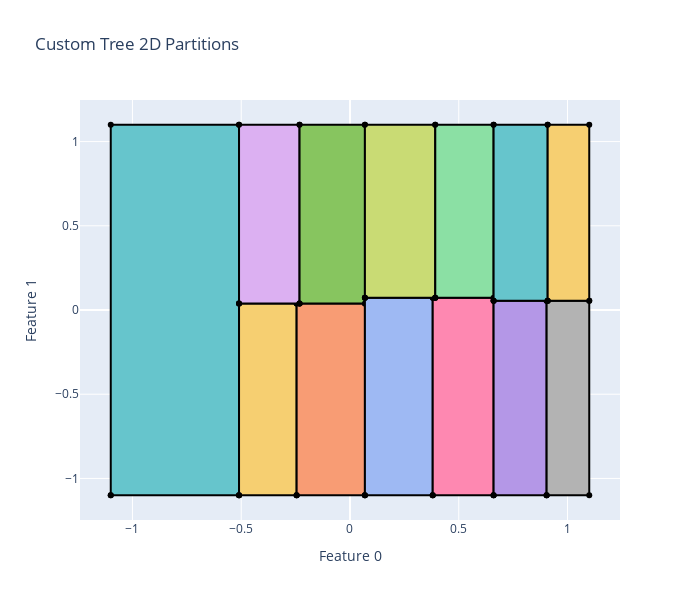
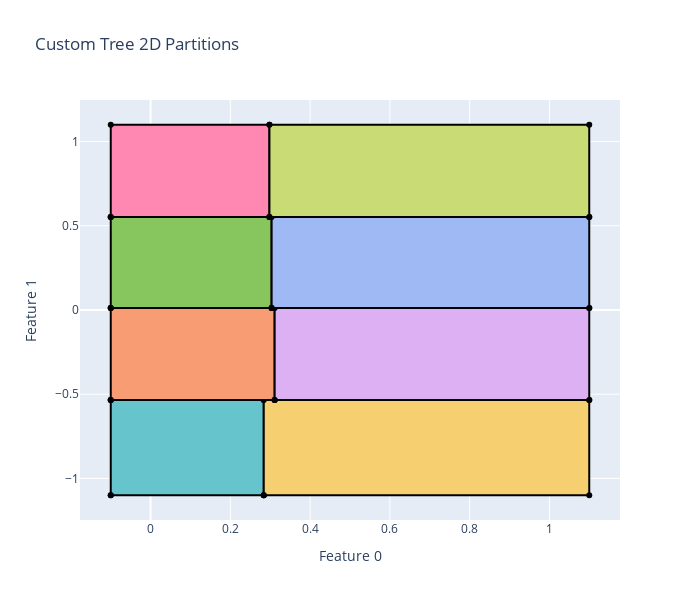
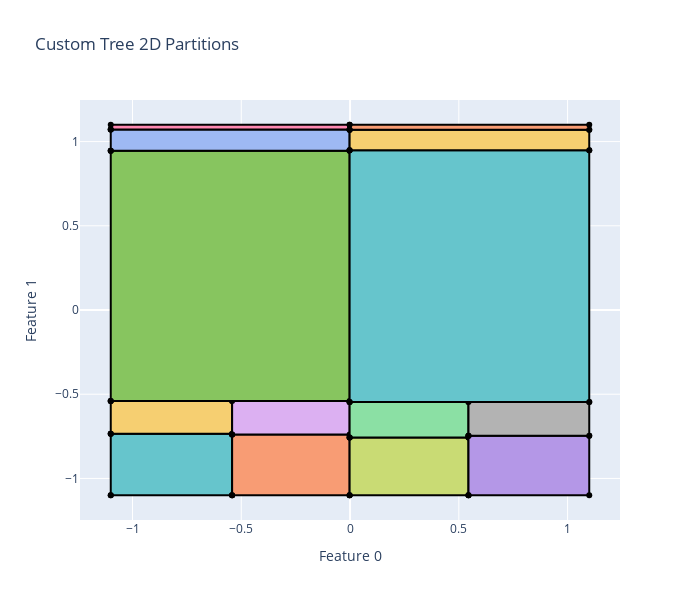
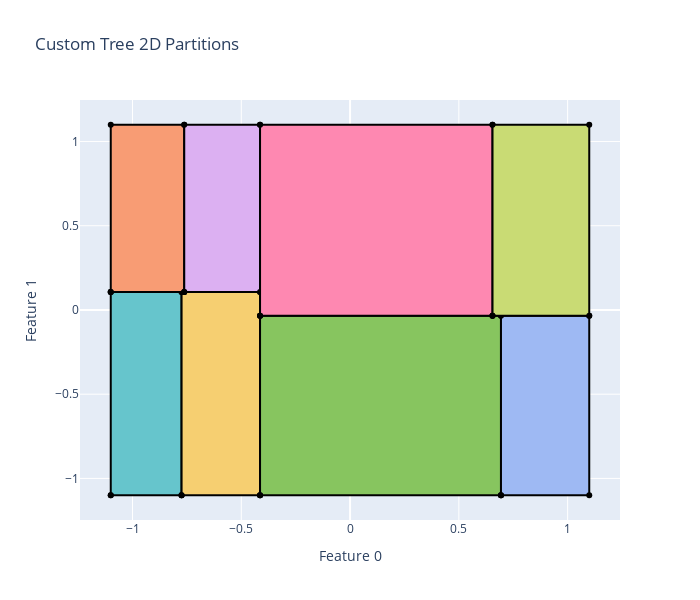

The notebook cell saved with these charts, in order:
### Code cell
all_results = []

with ProcessPoolExecutor(max_workers=os.cpu_count()) as executor:

    futures = {
        executor.submit(run_single_system, name, dataset_paths[name]): name
        for name in dataset_paths
    }

    for future in as_completed(futures):
        system_name = futures[future]

        try:
            system_results = future.result()
            all_results.extend(system_results)
            print(f"✔ Finished {system_name}")

        except Exception as e:
            print(f"❌ Failed {system_name}: {e}")

results_df = pd.DataFrame(all_results)

results_df.to_csv("parallel_tree_pruning_results.csv", index=False)
results_df.to_pickle("parallel_tree_pruning_results.pkl")

print("Saved results!")

### Figure 1 — Plotly figure (JSON) as saved in the notebook; plotly's stock layout.template omitted (floating-point values rounded to 4 significant figures)
{"data": [{"fill": "toself", "fillcolor": "rgb(102, 197, 204)", "line": {"color": "black"}, "name": "Leaf 2", "showlegend": false, "type": "scatter", "x": [-1.1, -0.51, -0.51, -1.1, -1.1], "y": [-1.1, -1.1, 1.1, 1.1, -1.1]}, {"fill": "toself", "fillcolor": "rgb(246, 207, 113)", "line": {"color": "black"}, "name": "Leaf 11", "showlegend": false, "type": "scatter", "x": [-0.51, -0.2453, -0.2453, -0.51, -0.51], "y": [-1.1, -1.1, 0.03838, 0.03838, -1.1]}, {"fill": "toself", "fillcolor": "rgb(248, 156, 116)", "line": {"color": "black"}, "name": "Leaf 12", "showlegend": false, "type": "scatter", "x": [-0.2453, 0.06859, 0.06859, -0.2453, -0.2453], "y": [-1.1, -1.1, 0.03838, 0.03838, -1.1]}, {"fill": "toself", "fillcolor": "rgb(220, 176, 242)", "line": {"color": "black"}, "name": "Leaf 14", "showlegend": false, "type": "scatter", "x": [-0.51, -0.2318, -0.2318, -0.51, -0.51], "y": [0.03838, 0.03838, 1.1, 1.1, 0.03838]}, {"fill": "toself", "fillcolor": "rgb(135, 197, 95)", "line": {"color": "black"}, "name": "Leaf 15", "showlegend": false, "type": "scatter", "x": [-0.2318, 0.06859, 0.06859, -0.2318, -0.2318], "y": [0.03838, 0.03838, 1.1, 1.1, 0.03838]}, {"fill": "toself", "fillcolor": "rgb(158, 185, 243)", "line": {"color": "black"}, "name": "Leaf 19", "showlegend": false, "type": "scatter", "x": [0.06859, 0.3803, 0.3803, 0.06859, 0.06859], "y": [-1.1, -1.1, 0.07228, 0.07228, -1.1]}, {"fill": "toself", "fillcolor": "rgb(254, 136, 177)", "line": {"color": "black"}, "name": "Leaf 20", "showlegend": false, "type": "scatter", "x": [0.3803, 0.6601, 0.6601, 0.3803, 0.3803], "y": [-1.1, -1.1, 0.07228, 0.07228, -1.1]}, {"fill": "toself", "fillcolor": "rgb(201, 219, 116)", "line": {"color": "black"}, "name": "Leaf 22", "showlegend": false, "type": "scatter", "x": [0.06859, 0.392, 0.392, 0.06859, 0.06859], "y": [0.07228, 0.07228, 1.1, 1.1, 0.07228]}, {"fill": "toself", "fillcolor": "rgb(139, 224, 164)", "line": {"color": "black"}, "name": "Leaf 23", "showlegend": false, "type": "scatter", "x": [0.392, 0.6601, 0.6601, 0.392, 0.392], "y": [0.07228, 0.07228, 1.1, 1.1, 0.07228]}, {"fill": "toself", "fillcolor": "rgb(180, 151, 231)", "line": {"color": "black"}, "name": "Leaf 26", "showlegend": false, "type": "scatter", "x": [0.6601, 0.9039, 0.9039, 0.6601, 0.6601], "y": [-1.1, -1.1, 0.05512, 0.05512, -1.1]}, {"fill": "toself", "fillcolor": "rgb(179, 179, 179)", "line": {"color": "black"}, "name": "Leaf 27", "showlegend": false, "type": "scatter", "x": [0.9039, 1.1, 1.1, 0.9039, 0.9039], "y": [-1.1, -1.1, 0.05512, 0.05512, -1.1]}, {"fill": "toself", "fillcolor": "rgb(102, 197, 204)", "line": {"color": "black"}, "name": "Leaf 29", "showlegend": false, "type": "scatter", "x": [0.6601, 0.9087, 0.9087, 0.6601, 0.6601], "y": [0.05512, 0.05512, 1.1, 1.1, 0.05512]}, {"fill": "toself", "fillcolor": "rgb(246, 207, 113)", "line": {"color": "black"}, "name": "Leaf 30", "showlegend": false, "type": "scatter", "x": [0.9087, 1.1, 1.1, 0.9087, 0.9087], "y": [0.05512, 0.05512, 1.1, 1.1, 0.05512]}], "layout": {"height": 600, "title": {"text": "Custom Tree 2D Partitions"}, "width": 700, "xaxis": {"title": {"text": "Feature 0"}}, "yaxis": {"title": {"text": "Feature 1"}}}}

### Figure 2 — Plotly figure (JSON) as saved in the notebook; plotly's stock layout.template omitted (floating-point values rounded to 4 significant figures)
{"data": [{"fill": "toself", "fillcolor": "rgb(102, 197, 204)", "line": {"color": "black"}, "name": "Leaf 3", "showlegend": false, "type": "scatter", "x": [-0.09978, 0.2838, 0.2838, -0.09978, -0.09978], "y": [-1.1, -1.1, -0.5348, -0.5348, -1.1]}, {"fill": "toself", "fillcolor": "rgb(246, 207, 113)", "line": {"color": "black"}, "name": "Leaf 6", "showlegend": false, "type": "scatter", "x": [0.2838, 1.1, 1.1, 0.2838, 0.2838], "y": [-1.1, -1.1, -0.5348, -0.5348, -1.1]}, {"fill": "toself", "fillcolor": "rgb(248, 156, 116)", "line": {"color": "black"}, "name": "Leaf 10", "showlegend": false, "type": "scatter", "x": [-0.09978, 0.3111, 0.3111, -0.09978, -0.09978], "y": [-0.5348, -0.5348, 0.01247, 0.01247, -0.5348]}, {"fill": "toself", "fillcolor": "rgb(220, 176, 242)", "line": {"color": "black"}, "name": "Leaf 13", "showlegend": false, "type": "scatter", "x": [0.3111, 1.1, 1.1, 0.3111, 0.3111], "y": [-0.5348, -0.5348, 0.01247, 0.01247, -0.5348]}, {"fill": "toself", "fillcolor": "rgb(135, 197, 95)", "line": {"color": "black"}, "name": "Leaf 18", "showlegend": false, "type": "scatter", "x": [-0.09978, 0.3035, 0.3035, -0.09978, -0.09978], "y": [0.01247, 0.01247, 0.5521, 0.5521, 0.01247]}, {"fill": "toself", "fillcolor": "rgb(158, 185, 243)", "line": {"color": "black"}, "name": "Leaf 21", "showlegend": false, "type": "scatter", "x": [0.3035, 1.1, 1.1, 0.3035, 0.3035], "y": [0.01247, 0.01247, 0.5521, 0.5521, 0.01247]}, {"fill": "toself", "fillcolor": "rgb(254, 136, 177)", "line": {"color": "black"}, "name": "Leaf 25", "showlegend": false, "type": "scatter", "x": [-0.09978, 0.2981, 0.2981, -0.09978, -0.09978], "y": [0.5521, 0.5521, 1.1, 1.1, 0.5521]}, {"fill": "toself", "fillcolor": "rgb(201, 219, 116)", "line": {"color": "black"}, "name": "Leaf 28", "showlegend": false, "type": "scatter", "x": [0.2981, 1.1, 1.1, 0.2981, 0.2981], "y": [0.5521, 0.5521, 1.1, 1.1, 0.5521]}], "layout": {"height": 600, "title": {"text": "Custom Tree 2D Partitions"}, "width": 700, "xaxis": {"title": {"text": "Feature 0"}}, "yaxis": {"title": {"text": "Feature 1"}}}}

### Figure 3 — Plotly figure (JSON) as saved in the notebook; plotly's stock layout.template omitted (floating-point values rounded to 4 significant figures)
{"data": [{"fill": "toself", "fillcolor": "rgb(102, 197, 204)", "line": {"color": "black"}, "name": "Leaf 4", "showlegend": false, "type": "scatter", "x": [-1.1, -0.5421, -0.5421, -1.1, -1.1], "y": [-1.1, -1.1, -0.7347, -0.7347, -1.1]}, {"fill": "toself", "fillcolor": "rgb(246, 207, 113)", "line": {"color": "black"}, "name": "Leaf 5", "showlegend": false, "type": "scatter", "x": [-1.1, -0.5421, -0.5421, -1.1, -1.1], "y": [-0.7347, -0.7347, -0.5396, -0.5396, -0.7347]}, {"fill": "toself", "fillcolor": "rgb(248, 156, 116)", "line": {"color": "black"}, "name": "Leaf 7", "showlegend": false, "type": "scatter", "x": [-0.5421, -0.001974, -0.001974, -0.5421, -0.5421], "y": [-1.1, -1.1, -0.7385, -0.7385, -1.1]}, {"fill": "toself", "fillcolor": "rgb(220, 176, 242)", "line": {"color": "black"}, "name": "Leaf 8", "showlegend": false, "type": "scatter", "x": [-0.5421, -0.001974, -0.001974, -0.5421, -0.5421], "y": [-0.7385, -0.7385, -0.5396, -0.5396, -0.7385]}, {"fill": "toself", "fillcolor": "rgb(135, 197, 95)", "line": {"color": "black"}, "name": "Leaf 10", "showlegend": false, "type": "scatter", "x": [-1.1, -0.001974, -0.001974, -1.1, -1.1], "y": [-0.5396, -0.5396, 0.9452, 0.9452, -0.5396]}, {"fill": "toself", "fillcolor": "rgb(158, 185, 243)", "line": {"color": "black"}, "name": "Leaf 14", "showlegend": false, "type": "scatter", "x": [-1.1, -0.001974, -0.001974, -1.1, -1.1], "y": [0.9452, 0.9452, 1.072, 1.072, 0.9452]}, {"fill": "toself", "fillcolor": "rgb(254, 136, 177)", "line": {"color": "black"}, "name": "Leaf 15", "showlegend": false, "type": "scatter", "x": [-1.1, -0.001974, -0.001974, -1.1, -1.1], "y": [1.072, 1.072, 1.1, 1.1, 1.072]}, {"fill": "toself", "fillcolor": "rgb(201, 219, 116)", "line": {"color": "black"}, "name": "Leaf 19", "showlegend": false, "type": "scatter", "x": [-0.001974, 0.5443, 0.5443, -0.001974, -0.001974], "y": [-1.1, -1.1, -0.757, -0.757, -1.1]}, {"fill": "toself", "fillcolor": "rgb(139, 224, 164)", "line": {"color": "black"}, "name": "Leaf 20", "showlegend": false, "type": "scatter", "x": [-0.001974, 0.5443, 0.5443, -0.001974, -0.001974], "y": [-0.757, -0.757, -0.5455, -0.5455, -0.757]}, {"fill": "toself", "fillcolor": "rgb(180, 151, 231)", "line": {"color": "black"}, "name": "Leaf 22", "showlegend": false, "type": "scatter", "x": [0.5443, 1.1, 1.1, 0.5443, 0.5443], "y": [-1.1, -1.1, -0.746, -0.746, -1.1]}, {"fill": "toself", "fillcolor": "rgb(179, 179, 179)", "line": {"color": "black"}, "name": "Leaf 23", "showlegend": false, "type": "scatter", "x": [0.5443, 1.1, 1.1, 0.5443, 0.5443], "y": [-0.746, -0.746, -0.5455, -0.5455, -0.746]}, {"fill": "toself", "fillcolor": "rgb(102, 197, 204)", "line": {"color": "black"}, "name": "Leaf 25", "showlegend": false, "type": "scatter", "x": [-0.001974, 1.1, 1.1, -0.001974, -0.001974], "y": [-0.5455, -0.5455, 0.9484, 0.9484, -0.5455]}, {"fill": "toself", "fillcolor": "rgb(246, 207, 113)", "line": {"color": "black"}, "name": "Leaf 29", "showlegend": false, "type": "scatter", "x": [-0.001974, 1.1, 1.1, -0.001974, -0.001974], "y": [0.9484, 0.9484, 1.07, 1.07, 0.9484]}, {"fill": "toself", "fillcolor": "rgb(248, 156, 116)", "line": {"color": "black"}, "name": "Leaf 30", "showlegend": false, "type": "scatter", "x": [-0.001974, 1.1, 1.1, -0.001974, -0.001974], "y": [1.07, 1.07, 1.1, 1.1, 1.07]}], "layout": {"height": 600, "title": {"text": "Custom Tree 2D Partitions"}, "width": 700, "xaxis": {"title": {"text": "Feature 0"}}, "yaxis": {"title": {"text": "Feature 1"}}}}

### Figure 4 — Plotly figure (JSON) as saved in the notebook; plotly's stock layout.template omitted (floating-point values rounded to 4 significant figures)
{"data": [{"fill": "toself", "fillcolor": "rgb(102, 197, 204)", "line": {"color": "black"}, "name": "Leaf 3", "showlegend": false, "type": "scatter", "x": [-1.1, -0.7744, -0.7744, -1.1, -1.1], "y": [-1.1, -1.1, 0.1073, 0.1073, -1.1]}, {"fill": "toself", "fillcolor": "rgb(246, 207, 113)", "line": {"color": "black"}, "name": "Leaf 6", "showlegend": false, "type": "scatter", "x": [-0.7744, -0.4137, -0.4137, -0.7744, -0.7744], "y": [-1.1, -1.1, 0.1073, 0.1073, -1.1]}, {"fill": "toself", "fillcolor": "rgb(248, 156, 116)", "line": {"color": "black"}, "name": "Leaf 10", "showlegend": false, "type": "scatter", "x": [-1.1, -0.7622, -0.7622, -1.1, -1.1], "y": [0.1073, 0.1073, 1.1, 1.1, 0.1073]}, {"fill": "toself", "fillcolor": "rgb(220, 176, 242)", "line": {"color": "black"}, "name": "Leaf 13", "showlegend": false, "type": "scatter", "x": [-0.7622, -0.4137, -0.4137, -0.7622, -0.7622], "y": [0.1073, 0.1073, 1.1, 1.1, 0.1073]}, {"fill": "toself", "fillcolor": "rgb(135, 197, 95)", "line": {"color": "black"}, "name": "Leaf 18", "showlegend": false, "type": "scatter", "x": [-0.4137, 0.6936, 0.6936, -0.4137, -0.4137], "y": [-1.1, -1.1, -0.03474, -0.03474, -1.1]}, {"fill": "toself", "fillcolor": "rgb(158, 185, 243)", "line": {"color": "black"}, "name": "Leaf 21", "showlegend": false, "type": "scatter", "x": [0.6936, 1.099, 1.099, 0.6936, 0.6936], "y": [-1.1, -1.1, -0.03474, -0.03474, -1.1]}, {"fill": "toself", "fillcolor": "rgb(254, 136, 177)", "line": {"color": "black"}, "name": "Leaf 25", "showlegend": false, "type": "scatter", "x": [-0.4137, 0.6548, 0.6548, -0.4137, -0.4137], "y": [-0.03474, -0.03474, 1.1, 1.1, -0.03474]}, {"fill": "toself", "fillcolor": "rgb(201, 219, 116)", "line": {"color": "black"}, "name": "Leaf 28", "showlegend": false, "type": "scatter", "x": [0.6548, 1.099, 1.099, 0.6548, 0.6548], "y": [-0.03474, -0.03474, 1.1, 1.1, -0.03474]}], "layout": {"height": 600, "title": {"text": "Custom Tree 2D Partitions"}, "width": 700, "xaxis": {"title": {"text": "Feature 0"}}, "yaxis": {"title": {"text": "Feature 1"}}}}
